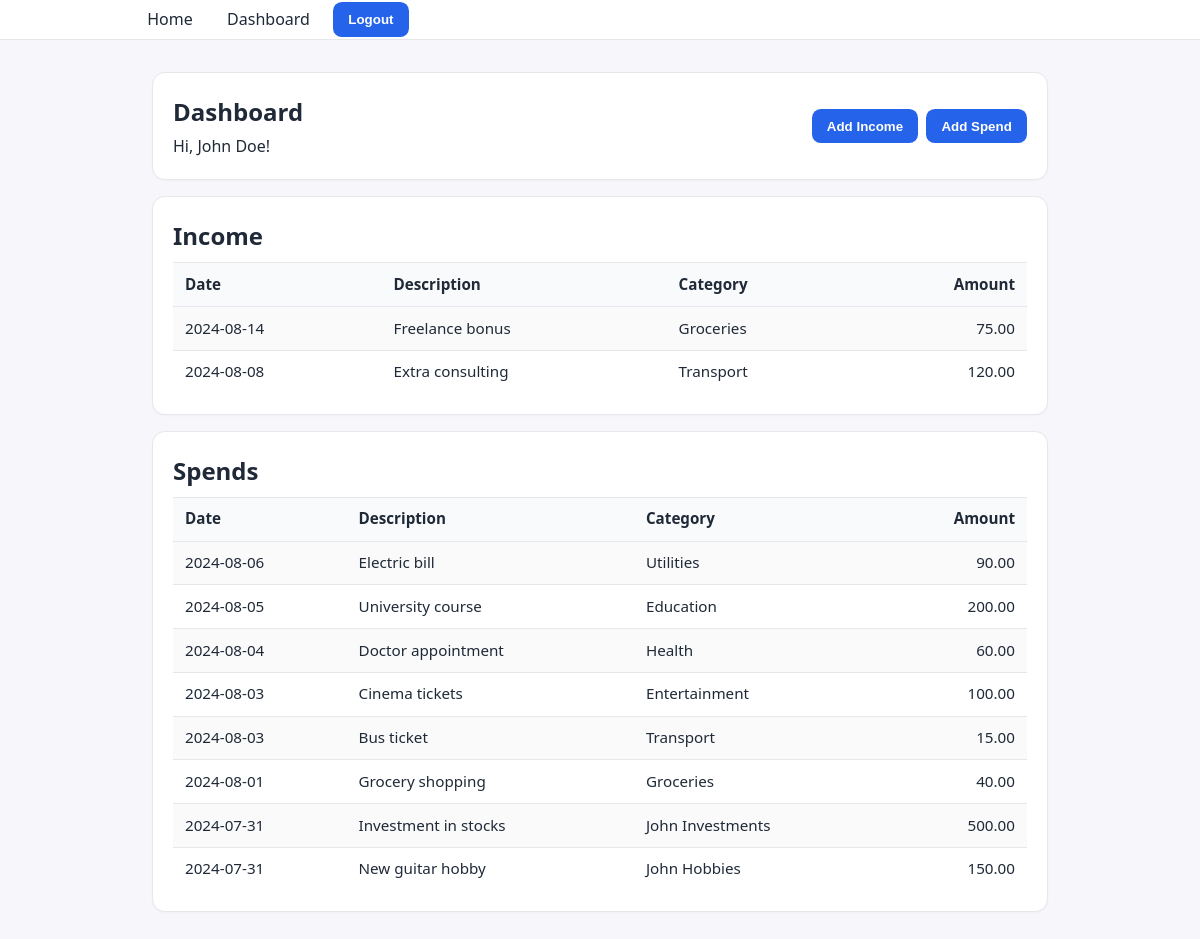
/dashboard (signed in), run on the app's committed database.
### main.py (models this page shows)
class UserTransaction(db.Model):
    __tablename__ = "user_transactions"
    id          = db.Column(db.Integer, primary_key=True)
    amount      = db.Column(db.Float,   nullable=False)
    description = db.Column(db.String,  nullable=True)
    category_id = db.Column(db.Integer, ForeignKey("categories.id"), nullable=True)
    date        = db.Column(db.Integer, nullable=False)  # epoch ms
    owner_id    = db.Column(db.Integer, ForeignKey("users.id"), nullable=False)
    type        = db.Column(db.String,  nullable=False)  # 'income' | 'spend'
    category = relationship("Category", back_populates="transactions")
    owner    = relationship("User", back_populates="transactions")

class Category(db.Model):
    __tablename__ = "categories"
    id       = db.Column(db.Integer, primary_key=True)
    name     = db.Column(db.String, nullable=False)
    owner_id = db.Column(db.Integer, ForeignKey("users.id"), nullable=False)
    owner = relationship("User", back_populates="categories")
    transactions = relationship("UserTransaction", back_populates="category")

### main.py (the view)
@app.route("/dashboard")
def dashboard():
    uid = g.user["id"]
    categories = (
        Category.query
        .filter(Category.owner_id.in_([1, uid]))
        .order_by(case((Category.owner_id == 1, 0), else_=1), Category.name)
        .all()
    )
    incomes = (
        UserTransaction.query
        .filter_by(owner_id=uid, type="income")
        .order_by(UserTransaction.date.desc())
        .all()
    )
    spends = (
        UserTransaction.query
        .filter_by(owner_id=uid, type="spend")
        .order_by(UserTransaction.date.desc())
        .all()
    )
    return render_template(
        "dashboard.html",
        title="Dashboard",
        name=g.user["name"],
        surname=g.user["surname"],
        categories=categories,
        incomes=incomes,
        spends=spends,
    )

### main.py (called while the page is built)
@app.before_request
def auth_gate():
    g.user = session.get("user")
    allow_anon = {
        "get_index",
        "get_login",
        "auth_user",
        "register",
        "register_user",
        "static",
    }
    if g.user is None and (req.endpoint not in allow_anon):
        return redirect(url_for("get_index"))

@app.template_filter("fmtdate")
def fmtdate(value, tz="local"):
    if value in (None, "", "0"):
        return ""
    try:
        v = int(value)
    except (TypeError, ValueError):
        return str(value)
    if v > 10**12:
        v = v / 1000.0
    dt = datetime.fromtimestamp(v) if tz == "local" else datetime.utcfromtimestamp(v)
    return dt.strftime("%Y-%m-%d")

### templates/dashboard.html
{% extends "base.html" %}
{% block content %}
<div class="card" style="display:flex;justify-content:space-between;align-items:center;">
  <div>
    <h1 style="margin:0;">Dashboard</h1>
    <p style="margin:.25rem 0 0;">Hi, {{ name }} {{ surname }}!</p>
  </div>
  <div style="display:flex; gap:.5rem;">
    <form method="get" action="{{ url_for('get_income') }}">
      <button type="submit">Add Income</button>
    </form>
    <form method="get" action="{{ url_for('get_spend') }}">
      <button type="submit">Add Spend</button>
    </form>
  </div>
</div>
<div class="card" style="margin-top:1rem;">
  <h2 style="margin:0 0 .5rem;">Income</h2>
  <div class="table-wrap">
    <table class="table">
      <thead>
        <tr>
          <th>Date</th>
          <th>Description</th>
          <th>Category</th>
          <th style="text-align:right;">Amount</th>
        </tr>
      </thead>
      <tbody>
        {% if incomes and incomes|length %}
          {% for t in incomes %}
          <tr>
            <td>{{ t.date|fmtdate }}</td>
            <td>{{ t.description or '' }}</td>
            <td>{{ t.category.name if t.category else '-' }}</td>
            <td style="text-align:right;">{{ '%.2f'|format(t.amount or 0) }}</td>
          </tr>
          {% endfor %}
        {% else %}
          <tr><td colspan="4" class="muted" style="text-align:center;">No income data</td></tr>
        {% endif %}
      </tbody>
    </table>
  </div>
</div>
<div class="card" style="margin-top:1rem;">
  <h2 style="margin:0 0 .5rem;">Spends</h2>
  <div class="table-wrap">
    <table class="table">
      <thead>
        <tr>
          <th>Date</th>
          <th>Description</th>
          <th>Category</th>
          <th style="text-align:right;">Amount</th>
        </tr>
      </thead>
      <tbody>
        {% if spends and spends|length %}
          {% for t in spends %}
          <tr>
            <td>{{ t.date|fmtdate }}</td>
            <td>{{ t.description or '' }}</td>
            <td>{{ t.category.name if t.category else '-' }}</td>
            <td style="text-align:right;">{{ '%.2f'|format(t.amount or 0) }}</td>
          </tr>
          {% endfor %}
        {% else %}
          <tr><td colspan="4" class="muted" style="text-align:center;">No spend data</td></tr>
        {% endif %}
      </tbody>
    </table>
  </div>
</div>
{% endblock %}

### static/style.css (style rules this page uses)
:root { --bg:#f7f7fb; --card:#fff; --text:#1f2937; --muted:#6b7280; --primary:#2563eb; --primary-600:#1d4ed8; --danger:#dc2626; --border:#e5e7eb; }
* { box-sizing:border-box }
html,body { margin:0;padding:0;font-family:system-ui,-apple-system,Segoe UI,Roboto,Inter,Arial,sans-serif;color:var(--text);background:var(--bg);line-height:1.55 }
.card { background:var(--card);border:1px solid var(--border);border-radius:.8rem;padding:1.25rem;box-shadow:0 1px 2px rgba(0,0,0,.03) }
h1 { margin:0 0 1rem;font-size:1.5rem }
form { display:grid;gap:.75rem;max-width:420px }
button { padding:.6rem .95rem;border:0;border-radius:.55rem;background:var(--primary);color:#fff;font-weight:600;cursor:pointer }
.table-wrap { overflow-x:auto }
.table { width:100%;border-collapse:collapse;font-size:.95rem }
.table th,.table td { padding:.6rem .75rem;border-top:1px solid var(--border) }
.table thead th { background:#f9fafb;border-bottom:1px solid var(--border);text-align:left }
.table tbody tr:nth-child(odd) { background:#fafafa }

### data on the page
UserTransaction: date|fmtdate "2024-08-14", description "Freelance bonus", category "Groceries", amount "75.00"
UserTransaction: date|fmtdate "2024-08-08", description "Extra consulting", category "Transport", amount "120.00"
UserTransaction: date|fmtdate "2024-08-06", description "Electric bill", category "Utilities", amount "90.00"
UserTransaction: date|fmtdate "2024-08-05", description "University course", category "Education", amount "200.00"
UserTransaction: date|fmtdate "2024-08-04", description "Doctor appointment", category "Health", amount "60.00"
UserTransaction: date|fmtdate "2024-08-03", description "Cinema tickets", category "Entertainment", amount "100.00"
UserTransaction: date|fmtdate "2024-08-03", description "Bus ticket", category "Transport", amount "15.00"
UserTransaction: date|fmtdate "2024-08-01", description "Grocery shopping", category "Groceries", amount "40.00"
UserTransaction: date|fmtdate "2024-07-31", description "Investment in stocks", category "John Investments", amount "500.00"
UserTransaction: date|fmtdate "2024-07-31", description "New guitar hobby", category "John Hobbies", amount "150.00"

### other printed values
{{ name }} "John"
{{ surname }} "Doe"
